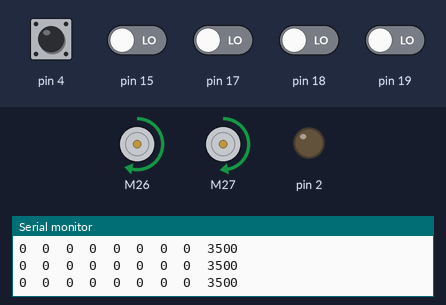
The sketch below on a simulated Arduino Uno, built with avr-gcc and run on an emulated ATmega328P. Parts: 2 × DC motor (green arrow = forward, orange = backward, longer = faster), output pins drawn as LEDs (lit = HIGH), the last lines printed to the serial monitor. The test bench sets the inputs (shaded band); at power-on: pin 4, pin 15, pin 17–19 LOW.

Above: at 11.7 s.
11.8 s: pin 4 driven HIGH
At 12.4 s:
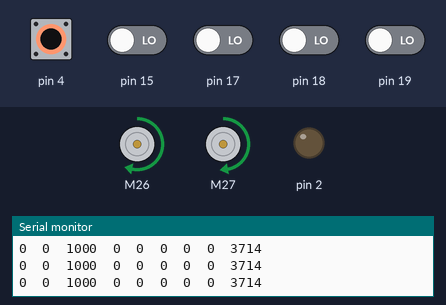
14.8 s: pin 15 driven HIGH
At 15.7 s:
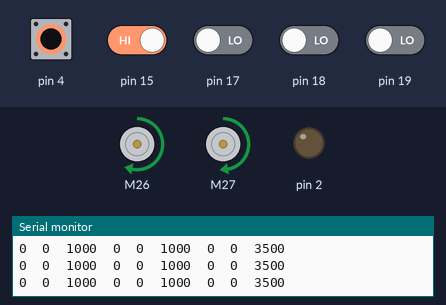
17.8 s: pin 4 pulsed LOW 2 times (0.12 s each, 0.3 s apart)
At 18.04 s:
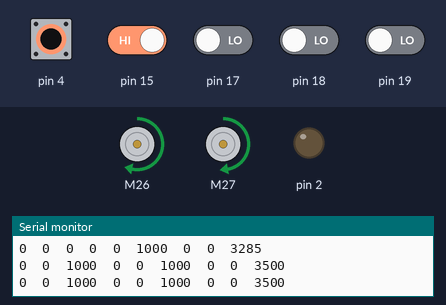
21.4 s: pin 17 driven HIGH
At 22.3 s:
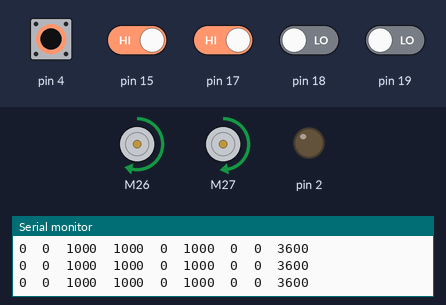
24.4 s: pin 4 driven LOW
At 25.6 s:
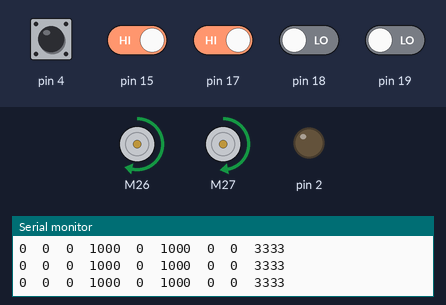
27.4 s: pin 4 driven HIGH and pin 18 driven HIGH
At 28.1 s:
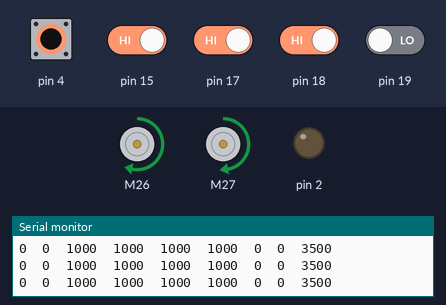
Timing chart, 0 to 30.4 s (numbered marks = the images above; inputs shaded):
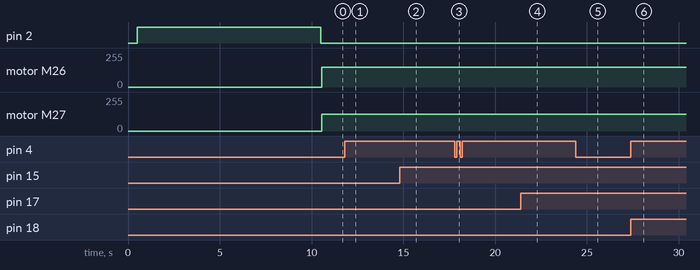

Measured:
- after the input at 11.8 s, motor M27: forward 127/255 → forward 126/255 at once, → forward 127/255 0.03 s later
- after the input at 14.8 s, motor M26: forward 150/255 → forward 149/255 at once, → forward 150/255 0.03 s later
- after the input at 17.8 s, motor M26: alternates forward 150/255 for 0.28 s and forward 149/255 for 0.03 s, 4 changes in all, then stays forward 150/255, starting at once; motor M27: alternates forward 127/255 for 0.28 s and forward 126/255 for 0.03 s, 4 changes in all, then stays forward 127/255, starting after 0.14 s
- after the input at 21.4 s, motor M27: forward 127/255 → forward 126/255 at once, → forward 127/255 0.03 s later
- after the input at 24.4 s, motor M26: forward 150/255 → forward 149/255 at once, → forward 150/255 0.03 s later
- after the input at 27.4 s, motor M27: forward 127/255 → forward 126/255 at once, → forward 127/255 0.04 s later

The sketch:

testePIDMillis.ino
```cpp
#include <QTRSensors.h>
#include <SparkFun_TB6612.h>
// #include "BluetoothSerial.h"

// #if !defined(CONFIG_BT_ENABLED) || !defined(CONFIG_BLUEDROID_ENABLED)
// #error Bluetooth is not enabled! Please run make menuconfig to and enable it
// #endif

//Assign the motor pins
#define AIN1 26
#define AIN2 25
#define BIN1 27
#define BIN2 32
#define PWMA 14
#define PWMB 12
#define STBY 33

const int offsetA = 1;
const int offsetB = 1;

// Initializing motors.  The library will allow you to initialize as many
// motors as you have memory for.  If you are using functions like forward
// that take 2 motors as arguements you can either write new functions or
// call the function more than once.
Motor motor1 = Motor(AIN1, AIN2, PWMA, offsetA, STBY);
Motor motor2 = Motor(BIN1, BIN2, PWMB, offsetB, STBY);

QTRSensors qtr;
// BluetoothSerial SerialBT;

const uint8_t SensorCount = 8;
uint16_t sensorValues[SensorCount];
int threshold[SensorCount]; //limite???????

unsigned long startMillis;
unsigned long currentMillis;
const unsigned long period = 300000;

uint16_t position;
int P, D, I, previousError, PIDvalue, error;
int lsp, rsp;
int lfspeed = 150;
int rtspeed = 150*0.85;
int vellf = 120;
int velrt = 120*0.90;

//float Kp = 0.061;
float Kp = lfspeed/3500;
float Ki = 0;
float Kd = 0.0005;
//float Kd = Kp*pow(10,(-2));


uint8_t multiP = 1;
uint8_t multiI  = 1;
uint8_t multiD = 1;
uint8_t Kpfinal;
uint8_t Kifinal;
uint8_t Kdfinal;
float Pvalue;
float Ivalue;
float Dvalue;

boolean onoff = false;

int val, cnt = 0, v[3];

void setup()
{
  // configure the sensors
  qtr.setTypeRC();
  qtr.setSensorPins((const uint8_t[]){21, 22, 4, 17, 18, 15, 19, 23}, SensorCount);  //colocar as portas dos sensores
  qtr.setEmitterPin(16);
  startMillis = millis();

  delay(500);
  pinMode(2, OUTPUT);
  digitalWrite(2, HIGH); // turn on Arduino's LED to indicate we are in calibration mode

  Serial.begin(9600);
  // SerialBT.begin();
  // Serial.println("Bluetooth Started! Ready to pair...");
  // analogRead() takes about 0.1 ms on an AVR.
  // 0.1 ms per sensor * 4 samples per sensor read (default) * 6 sensors
  // * 10 reads per calibrate() call = ~24 ms per calibrate() call.
  // Call calibrate() 400 times to make calibration take about 10 seconds.
  for (uint16_t i = 0; i < 400; i++)
  {
    qtr.calibrate();
    //rotina_calibrar();
    //Serial.print(i);
    //Serial.println(" ");
  }

   for (uint8_t i = 0; i < SensorCount; i++)
  {
    Serial.print(qtr.calibrationOn.minimum[i]);
    Serial.print(' ');
  }

  digitalWrite(2, LOW); // turn off Arduino's LED to indicate we are through with calibration

    Serial.begin(9600);
  for (uint8_t i = 0; i < SensorCount; i++)
  {
    Serial.print(qtr.calibrationOn.minimum[i]);
    Serial.print(' ');
  }
  Serial.println();

  // print the calibration maximum values measured when emitters were on
  for (uint8_t i = 0; i < SensorCount; i++)
  {
    Serial.print(qtr.calibrationOn.maximum[i]);
    Serial.print(' ');
  }
  Serial.println();
  Serial.println();
  //delay(1000);
  // print the calibration minimum values measured when emitters were on

  /*for (uint8_t i = 0; i < SensorCount; i++)
  {
    threshold[i] = (qtr.calibrationOn.minimum[i] + qtr.calibrationOn.maximum[i])/2; //faz uma media???
    Serial.print(threshold[i]);
    Serial.print("  ");
  }
  Serial.println();

  delay(1000);*/
}

void loop()
{
uint16_t position = qtr.readLineWhite(sensorValues);

  // print the sensor values as numbers from 0 to 1000, where 0 means maximum
  // reflectance and 1000 means minimum reflectance, followed by the line
  // position

  currentMillis = millis();
  if(currentMillis<= period){
    robot_control();
    //startMillis = currentMillis;
    //Serial.print("Current Millis");
    //Serial.println(currentMillis);
  } else {
    Serial.print("Entrou no else");
    brake(motor1, motor2);
  }

  for (uint8_t i = 0; i < SensorCount; i++)
  {
    Serial.print(sensorValues[i]);
    Serial.print('\t');
  }
  Serial.println(position);

  //delay(250);
}

void robot_control(){
  // read calibrated sensor values and obtain a measure of the line position
  // from 0 to 7000 (for a white line, use readLineWhite() instead)
  position = qtr.readLineWhite(sensorValues);
  error = 5000 - position;
  while(sensorValues[0]>=980 && sensorValues[1]>=980 && sensorValues[2]>=980 && sensorValues[3]>=980 && sensorValues[4]>=980 && sensorValues[5]>=980 && sensorValues[6]>=980 && sensorValues[7]>=980){ // A case when the line follower leaves the line
    if(previousError>0){       //Turn left if the line was to the left before
      motor_drive(-vellf,velrt);
    }
    else{
      motor_drive(vellf,-velrt); // Else turn right
    }
    position = qtr.readLineWhite(sensorValues);
  }
  PID_Linefollow(error);
}

void PID_Linefollow(int error){
    P = error;
    I = I + error;
    D = error - previousError;

    Pvalue = (Kp/pow(10,multiP))*P;
    Ivalue = (Ki/pow(10,multiI))*I;
    Dvalue = (Kd/pow(10,multiD))*D;

    float PIDvalue = Pvalue + Ivalue + Dvalue;
    previousError = error;

    lsp = lfspeed - PIDvalue;
    rsp = rtspeed + PIDvalue;

    if (lsp > 255) {
      lsp = 255;
    }
    if (lsp < -255) {
      lsp = -255;
    }
    if (rsp > 255) {
      rsp = 255;
    }
    if (rsp < -255) {
      rsp = -255;
    }
    motor_drive(lsp,rsp);
}
//This void delimits each instruction.
//The  Arduino knows that for each instruction it will receive 2 bytes.
//void valuesread()  {
//  val = SerialBT.read();
//  cnt++;
//  v[cnt] = val;
//  if (cnt == 2)
//    cnt = 0;
//}

//In this void the the 2 read values are assigned.
//void  processing() {
//  int a = v[1];
//  if (a == 1) {
//    Kp = v[2];
//  }
//  if (a == 2) {
//    multiP = v[2];
//  }
//  if (a == 3) {
//    Ki = v[2];
//  }
//  if (a == 4) {
//    multiI = v[2];
//  }
//  if (a == 5) {
//    Kd  = v[2];
//  }
//  if (a == 6) {
//    multiD = v[2];
//  }
//  if (a == 7)  {
//    onoff = v[2];
//  }
//}
void motor_drive(int left, int right){

  if(right>0)
  {
    motor1.drive(left);
    // motor2.setSpeed(right);
    // motor2.forward();
  }
  else
  {
    motor1.drive(left);
    // motor2.setSpeed(right);
    // motor2.backward();
  }


  if(left>0)
  {
    motor2.drive(right);
    // motor1.setSpeed(left);
    // motor1.forward();
  }
  else
  {
    motor2.drive(right);
    // motor1.setSpeed(left);
    // motor1.backward()';
  }
}

void rotina_calibrar(){
    left(motor1, motor2, 130 * 0.8);
    delay(500);
    right(motor1, motor2, 130);
    delay(500);

    /*
    int calibrarspd = 90*0.8;

    motor1.drive(90, 500);
    motor2.drive(calibrarspd*-1, 500);
    brake(motor1, motor2);

    motor1.drive(-90, 500);
    motor2.drive(calibrarspd, 500);
    brake(motor1, motor2);
    */
}
```
